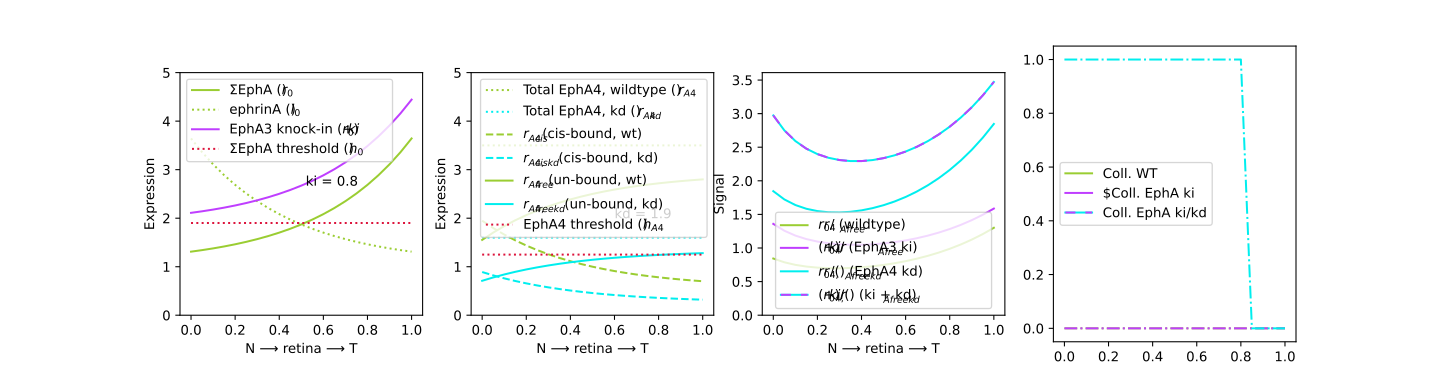

Write the Python code that produced this figure.
#
# This script explores clustersize as a function of both EphAx, and EphA4
# WIP on thresholded r2 collapse.
#

import numpy as np
import matplotlib.pyplot as plt
from sebcolour import Colour as C
clr_knockin = C.darkorchid1
clr_knockdown = C.cyan2
clr_knockdown2 = C.midnightblue
clr_wt = C.yellowgreen
clr_blk = C.black
clr_red = C.crimson
# Set plotting font defaults
import matplotlib
fs = 10
fnt = {'family' : 'DejaVu Sans',
       'weight' : 'regular',
       'size'   : fs}
matplotlib.rc('font', **fnt)
# Important for svg output of text as 'things that can be edited in inkscape'
import pylab
pylab.rcParams['svg.fonttype'] = 'none'

## Computation of a cluster size, simplest scheme
def clustersz_simple (_EphAx, ki, _EphA4, _EphA4_cisbound):
    cs = np.ones (len(_EphAx)) / np.power(_EphA4, 1)
    return cs

## The signal function.
def signal (rcpt, cs):
    return rcpt * cs

##
## Epha3/Epha4
##
def examineRetEph():

    x = np.linspace(0,1,21)
    print ('x = {0}'.format(x))
    epha4_constant = 3.5

    # Knockin and knockdown, which should be copied from e_eph_ki-wt.json and e_eph_ki-kd.json (
    ki = .8
    kd = 1.9
    kiki = 3.2

    ## Binding affinity for EphAx. prop. to 1/K_D. see Monschau et al
    ## 1997 for dissociation constants K_D = 6.16e-10 for ephrinA5/EphA5
    ## and 1.44e-10 for ephrinA5/EphA3. Call it 3.8e-10 for EphAx,
    ## ignore the magnitude and let w_EphAx be the single parameter (value about 0.2).

    w_EphAx = 0.25 ## This must also be set in m_ee_GJ_best_1_EphA4_r2collapse.json

    ## Binding affinity parameter for EphA4. K_D = 6.22e-10 for
    ## ephrinA5, so binds slightly less well than EphA3/5.
    ## 0.611 = 3.8/6.22 = K_D(Ax)/K_D(A4)

    w_EphA4 = w_EphAx * 0.611

    ## Thresholds for EphA4 mechanisms
    h_A4 = 1.1626
    h_0 = 2

    B=0.26
    C=2.3
    D=1.05

    _exp = B * np.exp(C*x) + D # T exponential_expression (const T& x)

    ## Start with a certain amount of ephrinA (ephrinA5 in retina - Frisen et al)
    ephrinA = np.flip(_exp)

    ## Choose between simple knockdown, where we just take the free EphA4 and
    ## subtract a scalar, vs knocking down the original amount of EPhA4 and
    ## re-multiplying by retinal ephrinA level
    simple_knockdown = 0

    ## Define an even expression of EphA4 (No nasal-temporal gradient)
    _epha4 = np.ones(len(ephrinA)) * epha4_constant
    _epha4_kd = _epha4 - kd
    print ('_epha4 = {0}'.format(_epha4))

    ## Phosphorylised EphA4
    _p_epha4    = (w_EphA4 * _epha4    * ephrinA)
    print ('_p_epha4 = {0}'.format(_p_epha4))

    ## Remaining epha4 could interact
    EphA4_free = _epha4 - _p_epha4
    print ('EphA4_free = {0}'.format(EphA4_free))


    ## Let EphA4 interact with cis ephrinA (Hornberger et al 1999)
    if simple_knockdown:
        EphA4_free_kd = EphA4_free - kd
        _p_epha4_kd = _p_epha4 + kd
    else:
        # Knockdown static level of EphA4
        _p_epha4_kd = (w_EphA4 * _epha4_kd * ephrinA)
        print ('_epha4_kd = {0}'.format(_epha4_kd))
        print ('_p_epha4_kd = {0}'.format(_p_epha4_kd))
        EphA4_free_kd = _epha4_kd - _p_epha4_kd

    ## And some expression of EphA3/x whatever
    EphAx = _exp

    # Have to create a curated legend for some plots (those with dashed coloured line)
    filled_line_wt = plt.Line2D([], [], linestyle="-", color=clr_wt)
    filled_line_ki = plt.Line2D([], [], linestyle="-", color=clr_knockin)
    filled_line_kd = plt.Line2D([], [], linestyle="-", color=clr_knockdown)
    dotted_line1 = plt.Line2D([], [], linestyle="-", color=clr_knockdown)
    dotted_line2 = plt.Line2D([], [], linestyle="--", color=clr_knockin, dashes=(5, 5))

    figsz = (15,4)
    fig, (ax1, ax2, ax21) = plt.subplots(1, 3, figsize=figsz)

    # WT
    ax1.plot (x, EphAx, linestyle='-', color=clr_wt, label='$\Sigma$EphA ($r_0$)')
    ax1.plot (x, ephrinA, linestyle=':', color=clr_wt, label='ephrinA ($l_0)$ ')
    # EphA3 knockin
    ax1.plot (x, EphAx+ki, linestyle='-', color=clr_knockin, label='EphA3 knock-in ($r_0 + ki$)')
    ax1.plot ([0,1], [h_0, h_0], linestyle=':', color=clr_red, label='$\Sigma$EphA threshold ($h_0$)')

    # Could look at cis/free EphAx in future, but avoid this complexity at present
    study_EphAx_binding = 0
    if study_EphAx_binding:
        EphAx_cis = w_EphAx * EphAx * ephrinA
        ax1.plot (x, EphAx_cis, linestyle='--', color=clr_wt, label='$\Sigma$EphA cis-bound')
        ax1.plot (x, EphAx - EphAx_cis, linestyle='-.', color=clr_wt, label='$\Sigma$EphA free')
        EphAx_ki_cis = w_EphAx * (EphAx+ki) * ephrinA
        ax1.plot (x, EphAx_ki_cis, linestyle='--', color=clr_knockin, label='$\Sigma$EphA ki cis-bound')
        ax1.plot (x, (EphAx+ki) - EphAx_ki_cis, linestyle='-.', color=clr_knockin, label='$\Sigma$EphA ki free')


    ax1.legend()
    ax1.set_xlabel('N {0} retina {0} T'.format(u"\u27f6"))
    ax1.set_ylabel('Expression')
    ax1.set_ylim(0,5)
    x0,x1 = ax1.get_xlim()
    y0,y1 = ax1.get_ylim()
    ax1.set_aspect(abs(x1-x0)/abs(y1-y0))
    ax1.text (0.52, 2.67, 'ki = {0}'.format(ki))

    ax2.plot (x, _epha4, linestyle=':', color=clr_wt, label='Total EphA4, wildtype ($r_{A4}$)')
    ax2.plot (x, _epha4_kd, linestyle=':', color=clr_knockdown, label='Total EphA4, kd ($r_{A4}^{kd}$)')
    ax2.plot (x, _p_epha4, linestyle='--', color=clr_wt, label='$r_{A4}^{cis}$ (cis-bound, wt)')
    ax2.plot (x, _p_epha4_kd, linestyle='--', color=clr_knockdown, label='$r_{A4}^{cis,kd}$ (cis-bound, kd)')
    ax2.plot (x, EphA4_free, linestyle='-', color=clr_wt, label='$r_{A4}^{free}$  (un-bound, wt)')
    ax2.plot (x, EphA4_free_kd, linestyle='-', color=clr_knockdown, label='$r_{A4}^{free,kd}$ (un-bound, kd)')
    print ('EphA4_free_kd = {0}'.format(EphA4_free_kd))

    #if not simple_knockdown:
    #    ax2.plot (x, EphA4_free_kd2, linestyle='-', color=clr_knockdown2, label='$r_{A4} - kd$ (un-bound, kd/kd)')
    ax2.plot ([0,1], [h_A4, h_A4], linestyle=':', color=clr_red, label='EphA4 threshold ($h_{A4}$)')

    show_sum_epha = 0
    if show_sum_epha:
        ax21 = ax2.twinx()
        ax21.plot (x, EphA4_free + EphAx , linestyle='-.', color=clr_wt, label='')
        ax21.plot (x, EphA4_free + EphAx + ki, linestyle='-.', color=clr_knockin, label='$\Sigma$EphA ki')

        ax21.plot (x, EphA4_free + EphAx + ki - kd, linestyle='-.', color=clr_knockin)
        ax21.plot (x, EphA4_free + EphAx + ki - kd, linestyle='--', color=clr_knockdown, dashes=(5, 5))

        ax21.legend([filled_line_wt, filled_line_ki, (dotted_line1, dotted_line2)],
                        ['$\Sigma$EphA','$\Sigma$EphA ki', '$\Sigma$EphA ki/kd'])
        ax21.set_ylabel('Expression')

    ax2.legend()
    ax2.set_xlabel('N {0} retina {0} T'.format(u"\u27f6"))
    ax2.set_ylabel('Expression')
    ax2.set_ylim(0,5)
    x0,x1 = ax2.get_xlim()
    y0,y1 = ax2.get_ylim()
    ax2.set_aspect(abs(x1-x0)/abs(y1-y0))
    ax2.text (0.6, 2, 'kd = {0}'.format(kd))

    ax21.plot (x, signal (EphAx,    clustersz_simple(EphAx, 0,  EphA4_free,    _p_epha4)), linestyle='-', color=clr_wt)
    ax21.plot (x, signal (EphAx+ki, clustersz_simple(EphAx, ki, EphA4_free,    _p_epha4)), linestyle='-', color=clr_knockin)
    ax21.plot (x, signal (EphAx,    clustersz_simple(EphAx, 0,  EphA4_free_kd, _p_epha4_kd)), linestyle='-', color=clr_knockdown)
    ax21.plot (x, signal (EphAx+ki, clustersz_simple(EphAx, ki, EphA4_free_kd, _p_epha4_kd)), linestyle='-', color=clr_knockdown)
    ax21.plot (x, signal (EphAx+ki, clustersz_simple(EphAx, ki, EphA4_free_kd, _p_epha4_kd)), linestyle='--', color=clr_knockin, dashes=(5, 5))

    if study_EphAx_binding:
        ax21.plot (x, signal (EphAx - EphAx_cis,    clustersz_simple(EphAx - EphAx_cis, 0,  EphA4_free,    _p_epha4)), linestyle='-.', color=clr_wt)
        ax21.plot (x, signal ((EphAx+ki) - EphAx_ki_cis,    clustersz_simple(EphAx+ki - EphAx_ki_cis, 0,  EphA4_free,    _p_epha4)), linestyle='-.', color=clr_knockin)

    ax21.legend([filled_line_wt, filled_line_ki, filled_line_kd, (dotted_line1, dotted_line2)], ['$r_0/r_{A4}^{free}$ (wildtype)','$(r_0 + ki)/r_{A4}^{free}$ (EphA3 ki)', '${r_0}/(r_{A4}^{free,kd})$ (EphA4 kd)', '$(r_0+ki)/(r_{A4}^{free,kd})$ (ki + kd)'])
    ax21.set_xlabel('N {0} retina {0} T'.format(u"\u27f6"))
    ax21.set_ylabel('Signal')
    yl = ax21.get_ylim()
    yl = (0, yl[1])
    ax21.set_ylim(yl)
    x0,x1 = ax21.get_xlim()
    y0,y1 = ax21.get_ylim()
    ax21.set_aspect(abs(x1-x0)/abs(y1-y0))

    #plt.tight_layout()
    fn = 'examineRetEph.svg'
    plt.savefig(fn)
    plt.show()

examineRetEph()
